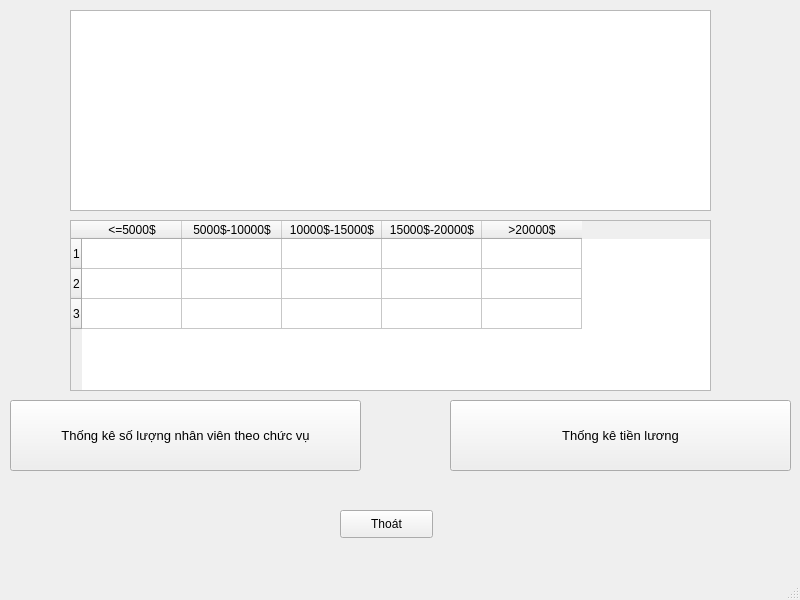
<?xml version="1.0" encoding="UTF-8"?>
<ui version="4.0">
 <class>MainWindow</class>
 <widget class="QMainWindow" name="MainWindow">
  <property name="geometry">
   <rect>
    <x>0</x>
    <y>0</y>
    <width>800</width>
    <height>600</height>
   </rect>
  </property>
  <property name="windowTitle">
   <string>MainWindow</string>
  </property>
  <widget class="QWidget" name="centralwidget">
   <widget class="QPushButton" name="pushButton">
    <property name="geometry">
     <rect>
      <x>10</x>
      <y>400</y>
      <width>351</width>
      <height>71</height>
     </rect>
    </property>
    <property name="font">
     <font>
      <pointsize>10</pointsize>
     </font>
    </property>
    <property name="text">
     <string>Thống kê số lượng nhân viên theo chức vụ</string>
    </property>
   </widget>
   <widget class="QPushButton" name="pushButton_2">
    <property name="geometry">
     <rect>
      <x>450</x>
      <y>400</y>
      <width>341</width>
      <height>71</height>
     </rect>
    </property>
    <property name="font">
     <font>
      <pointsize>10</pointsize>
     </font>
    </property>
    <property name="text">
     <string>Thống kê tiền lương</string>
    </property>
   </widget>
   <widget class="QPushButton" name="pushButton_3">
    <property name="geometry">
     <rect>
      <x>340</x>
      <y>510</y>
      <width>93</width>
      <height>28</height>
     </rect>
    </property>
    <property name="text">
     <string>Thoát</string>
    </property>
   </widget>
   <widget class="QTableWidget" name="tableWidget">
    <property name="geometry">
     <rect>
      <x>70</x>
      <y>220</y>
      <width>641</width>
      <height>171</height>
     </rect>
    </property>
    <property name="rowCount">
     <number>3</number>
    </property>
    <property name="columnCount">
     <number>5</number>
    </property>
    <row/>
    <row/>
    <row/>
    <column>
     <property name="text">
      <string>&lt;=5000$</string>
     </property>
    </column>
    <column>
     <property name="text">
      <string>5000$-10000$</string>
     </property>
    </column>
    <column>
     <property name="text">
      <string>10000$-15000$</string>
     </property>
    </column>
    <column>
     <property name="text">
      <string>15000$-20000$</string>
     </property>
    </column>
    <column>
     <property name="text">
      <string>&gt;20000$</string>
     </property>
    </column>
   </widget>
   <widget class="QTableWidget" name="tableWidget_2">
    <property name="geometry">
     <rect>
      <x>70</x>
      <y>10</y>
      <width>641</width>
      <height>201</height>
     </rect>
    </property>
    <property name="rowCount">
     <number>0</number>
    </property>
    <property name="columnCount">
     <number>0</number>
    </property>
   </widget>
  </widget>
  <widget class="QMenuBar" name="menubar">
   <property name="geometry">
    <rect>
     <x>0</x>
     <y>0</y>
     <width>800</width>
     <height>26</height>
    </rect>
   </property>
  </widget>
  <widget class="QStatusBar" name="statusbar"/>
 </widget>
 <resources/>
 <connections/>
</ui>
